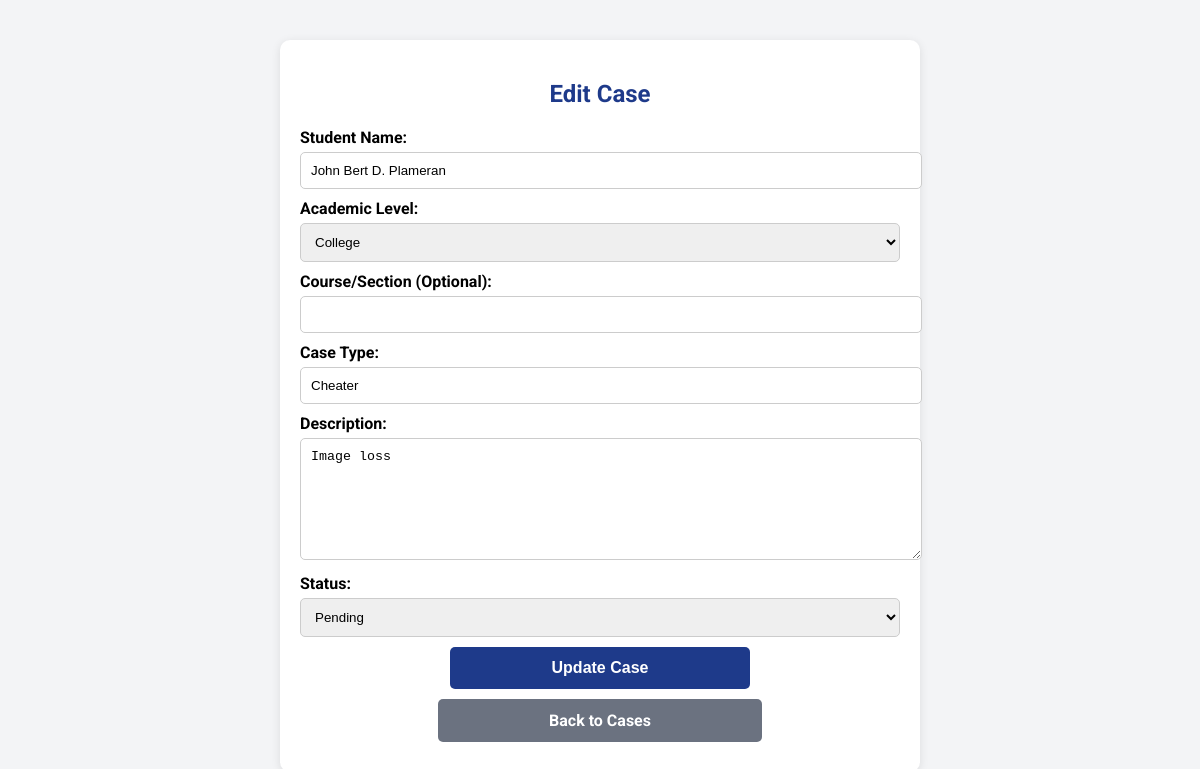
Screenshot of /Reports/case.update.php?id=1 with the database file from the repository.
### tables this page shows
CREATE TABLE `case_records` (
  `case_id` int(11) NOT NULL,
  `student_name` varchar(100) NOT NULL,
  `academic_level` varchar(50) NOT NULL,
  `grade_level` int(10) NOT NULL,
  `course_section` varchar(50) NOT NULL,
  `description` text NOT NULL,
  `case_type` varchar(100) NOT NULL,
  `reported_by` varchar(100) NOT NULL,
  `filed_date` date NOT NULL DEFAULT curdate(),
  `filed_time` time NOT NULL DEFAULT curtime(),
  `status` varchar(50) NOT NULL
);

### Reports/case.update.php (the view, shortened to what this page needs)
<?php
include $_SERVER['DOCUMENT_ROOT'].'/SGRMS/Database/db_connect.php';
if (isset($_GET['id'])) {
    $case_id = $_GET['id'];
    $sql = "SELECT * FROM case_records WHERE case_id = ?";
    $stmt = $conn->prepare($sql);
    $stmt->bind_param("i", $case_id);
    $stmt->execute();
    $result = $stmt->get_result();
    if ($result->num_rows > 0) {
        $case = $result->fetch_assoc();
    } else {
        echo "<script>alert('Case not found!'); window.location.href='case.php';</script>";
        exit;
    }
}
?>
<!DOCTYPE html>
<html lang="en">
<head>
    <link rel="stylesheet" href="https://cdnjs.cloudflare.com/ajax/libs/font-awesome/5.15.3/css/all.min.css">
</head>
<body>
<div class="container">
    <h2>Edit Case</h2>
    <form method="POST">
        <label for="student_name">Student Name:</label>
        <input type="text" id="student_name" name="student_name" value="<?= htmlspecialchars($case['student_name']) ?>" required>
        <label for="academic_level">Academic Level:</label>
        <select id="academic_level" name="academic_level" required>
            <option value="College" <?= $case['academic_level'] == 'College' ? 'selected' : '' ?>>College</option>
        </select>
        <label for="course_section">Course/Section (Optional):</label>
        <input type="text" id="course_section" name="course_section" value="<?= htmlspecialchars($case['course_section'] ?? '') ?>">
        <label for="case_type">Case Type:</label>
        <input type="text" id="case_type" name="case_type" value="<?= htmlspecialchars($case['case_type']) ?>" required>
        <label for="description">Description:</label>
        <textarea id="description" name="description" required><?= htmlspecialchars($case['description']) ?></textarea>
        <label for="status">Status:</label>
        <select id="status" name="status" required>
            <option value="Pending" <?= $case['status'] == 'Pending' ? 'selected' : '' ?>>Pending</option>
        </select>
        <button type="submit" class="button">Update Case</button>
    </form>
    <a href="case.php" class="back-button">Back to Cases</a>
</div>
</body>
</html>

### Reports/case.update.php (style rules this page uses)
body { font-family: 'Roboto', sans-serif; background-color: #f3f4f6; margin: 0; padding: 0; }
.container { width: 50%; margin: 40px auto; background: white; padding: 20px; border-radius: 10px; box-shadow: 0 2px 10px rgba(0,0,0,0.1); }
h2 { text-align: center; color: #1e3a8a; }
label { font-weight: bold; display: block; margin-top: 10px; }
input, select, textarea { width: 100%; padding: 10px; margin-top: 5px; border: 1px solid #ccc; border-radius: 5px; }
textarea { height: 100px; }
.button, .back-button { display: block; width: 100%; max-width: 300px; margin: 10px auto; text-align: center; padding: 12px; font-size: 16px; font-weight: bold; border-radius: 5px; cursor: pointer; }
.button { background-color: #1e3a8a; color: white; border: none; }
.back-button { background-color: #6b7280; color: white; text-decoration: none; border: none; }

### rows the page displays
case_records: student_name "John Bert D. Plameran", case_type "Cheater", description "Image loss", status "Pending"
